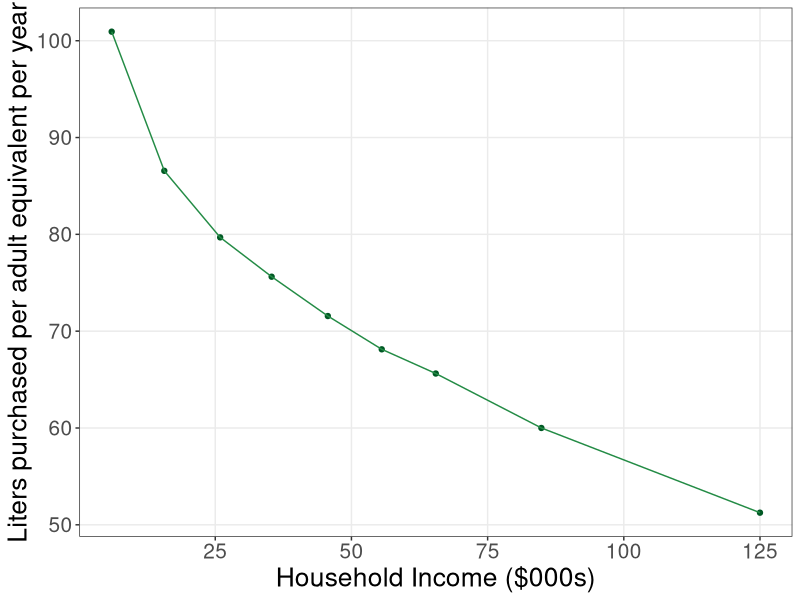

This figure's R source:
library(ggplot2)
library(readr)

homescan_sugar_bev <- read_csv("firmmarketsupply/homescan_sugar_bev.csv")
head(homescan_sugar_bev)

sug_bev <- ggplot(homescan_sugar_bev, aes(x = X, y = Y)) +
  geom_point(col = "#005824") + 
  geom_line(col = "#238b45") +
  #geom_bar(stat = "identity") + 
  labs(x = "Household Income ($000s)", 
       y = "Liters purchased per adult equivalent per year") + 
  theme_bw() + 
  theme(axis.text = element_text(size = 15),
        axis.title = element_text(size = 19),
        panel.grid.minor = element_blank())

ggsave("firmmarketsupply/sugar_tax_data.pdf", width = 9, height = 7)
